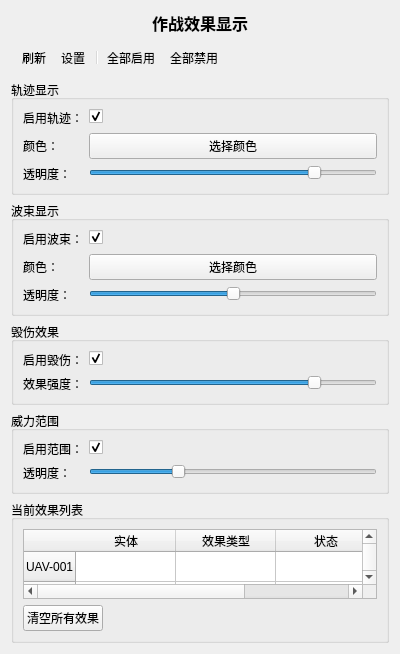
<?xml version="1.0" encoding="UTF-8"?>
<ui version="4.0">
 <class>EffectDisplayWidget</class>
 <widget class="QWidget" name="EffectDisplayWidget">
  <property name="geometry">
   <rect>
    <x>0</x>
    <y>0</y>
    <width>400</width>
    <height>600</height>
   </rect>
  </property>
  <property name="windowTitle">
   <string>效果显示</string>
  </property>
  <layout class="QVBoxLayout" name="verticalLayout">
   <!-- 标题栏 -->
   <item>
    <widget class="QLabel" name="labelTitle">
     <property name="text">
      <string>作战效果显示</string>
     </property>
     <property name="alignment">
      <set>Qt::AlignCenter</set>
     </property>
     <property name="font">
      <font>
       <pointsize>12</pointsize>
       <weight>75</weight>
      </font>
     </property>
    </widget>
   </item>
   <!-- 工具栏 -->
   <item>
    <widget class="QToolBar" name="toolBar">
     <property name="iconSize">
      <size>
       <width>16</width>
       <height>16</height>
      </size>
     </property>
     <addaction name="actionRefresh"/>
     <addaction name="actionSettings"/>
     <addaction name="separator"/>
     <addaction name="actionEnableAll"/>
     <addaction name="actionDisableAll"/>
    </widget>
   </item>
   <!-- 效果控制分组 -->
   <item>
    <widget class="QGroupBox" name="groupBoxTrajectory">
     <property name="title">
      <string>轨迹显示</string>
     </property>
     <layout class="QFormLayout" name="formLayout">
      <item row="0" column="0">
       <widget class="QLabel" name="labelTrajEnable">
        <property name="text">
         <string>启用轨迹：</string>
        </property>
       </widget>
      </item>
      <item row="0" column="1">
       <widget class="QCheckBox" name="checkTrajectory">
        <property name="text">
         <string/>
        </property>
        <property name="checked">
         <bool>true</bool>
        </property>
       </widget>
      </item>
      <item row="1" column="0">
       <widget class="QLabel" name="labelTrajColor">
        <property name="text">
         <string>颜色：</string>
        </property>
       </widget>
      </item>
      <item row="1" column="1">
       <widget class="QPushButton" name="btnTrajColor">
        <property name="text">
         <string>选择颜色</string>
        </property>
       </widget>
      </item>
      <item row="2" column="0">
       <widget class="QLabel" name="labelTrajOpacity">
        <property name="text">
         <string>透明度：</string>
        </property>
       </widget>
      </item>
      <item row="2" column="1">
       <widget class="QSlider" name="sliderTrajOpacity">
        <property name="minimum">
         <number>0</number>
        </property>
        <property name="maximum">
         <number>100</number>
        </property>
        <property name="value">
         <number>80</number>
        </property>
        <property name="orientation">
         <enum>Qt::Horizontal</enum>
        </property>
       </widget>
      </item>
     </layout>
    </widget>
   </item>
   <item>
    <widget class="QGroupBox" name="groupBoxBeam">
     <property name="title">
      <string>波束显示</string>
     </property>
     <layout class="QFormLayout" name="formLayout_2">
      <item row="0" column="0">
       <widget class="QLabel" name="labelBeamEnable">
        <property name="text">
         <string>启用波束：</string>
        </property>
       </widget>
      </item>
      <item row="0" column="1">
       <widget class="QCheckBox" name="checkBeam">
        <property name="text">
         <string/>
        </property>
        <property name="checked">
         <bool>true</bool>
        </property>
       </widget>
      </item>
      <item row="1" column="0">
       <widget class="QLabel" name="labelBeamColor">
        <property name="text">
         <string>颜色：</string>
        </property>
       </widget>
      </item>
      <item row="1" column="1">
       <widget class="QPushButton" name="btnBeamColor">
        <property name="text">
         <string>选择颜色</string>
        </property>
       </widget>
      </item>
      <item row="2" column="0">
       <widget class="QLabel" name="labelBeamOpacity">
        <property name="text">
         <string>透明度：</string>
        </property>
       </widget>
      </item>
      <item row="2" column="1">
       <widget class="QSlider" name="sliderBeamOpacity">
        <property name="minimum">
         <number>0</number>
        </property>
        <property name="maximum">
         <number>100</number>
        </property>
        <property name="value">
         <number>50</number>
        </property>
        <property name="orientation">
         <enum>Qt::Horizontal</enum>
        </property>
       </widget>
      </item>
     </layout>
    </widget>
   </item>
   <item>
    <widget class="QGroupBox" name="groupBoxDamage">
     <property name="title">
      <string>毁伤效果</string>
     </property>
     <layout class="QFormLayout" name="formLayout_3">
      <item row="0" column="0">
       <widget class="QLabel" name="labelDamageEnable">
        <property name="text">
         <string>启用毁伤：</string>
        </property>
       </widget>
      </item>
      <item row="0" column="1">
       <widget class="QCheckBox" name="checkDamage">
        <property name="text">
         <string/>
        </property>
        <property name="checked">
         <bool>true</bool>
        </property>
       </widget>
      </item>
      <item row="1" column="0">
       <widget class="QLabel" name="labelDamageIntensity">
        <property name="text">
         <string>效果强度：</string>
        </property>
       </widget>
      </item>
      <item row="1" column="1">
       <widget class="QSlider" name="sliderDamageIntensity">
        <property name="minimum">
         <number>0</number>
        </property>
        <property name="maximum">
         <number>100</number>
        </property>
        <property name="value">
         <number>80</number>
        </property>
        <property name="orientation">
         <enum>Qt::Horizontal</enum>
        </property>
       </widget>
      </item>
     </layout>
    </widget>
   </item>
   <item>
    <widget class="QGroupBox" name="groupBoxRange">
     <property name="title">
      <string>威力范围</string>
     </property>
     <layout class="QFormLayout" name="formLayout_4">
      <item row="0" column="0">
       <widget class="QLabel" name="labelRangeEnable">
        <property name="text">
         <string>启用范围：</string>
        </property>
       </widget>
      </item>
      <item row="0" column="1">
       <widget class="QCheckBox" name="checkRange">
        <property name="text">
         <string/>
        </property>
        <property name="checked">
         <bool>true</bool>
        </property>
       </widget>
      </item>
      <item row="1" column="0">
       <widget class="QLabel" name="labelRangeOpacity">
        <property name="text">
         <string>透明度：</string>
        </property>
       </widget>
      </item>
      <item row="1" column="1">
       <widget class="QSlider" name="sliderRangeOpacity">
        <property name="minimum">
         <number>0</number>
        </property>
        <property name="maximum">
         <number>100</number>
        </property>
        <property name="value">
         <number>30</number>
        </property>
        <property name="orientation">
         <enum>Qt::Horizontal</enum>
        </property>
       </widget>
      </item>
     </layout>
    </widget>
   </item>
   <!-- 效果状态列表 -->
   <item>
    <widget class="QGroupBox" name="groupBoxList">
     <property name="title">
      <string>当前效果列表</string>
     </property>
     <layout class="QVBoxLayout" name="verticalLayout_2">
      <item>
       <widget class="QTableWidget" name="tableEffects">
        <property name="columnCount">
         <number>3</number>
        </property>
        <attribute name="horizontalHeaderStretchLastSection">
         <bool>true</bool>
        </attribute>
        <column>
         <property name="text">
          <string>实体</string>
         </property>
        </column>
        <column>
         <property name="text">
          <string>效果类型</string>
         </property>
        </column>
        <column>
         <property name="text">
          <string>状态</string>
         </property>
        </column>
        <row>
         <property name="text">
          <string>UAV-001</string>
         </property>
        </row>
        <row>
         <property name="text">
          <string>RAD-01</string>
         </property>
        </row>
        <row>
         <property name="text">
          <string>SAM-01</string>
         </property>
        </row>
       </widget>
      </item>
      <item>
       <layout class="QHBoxLayout" name="horizontalLayout">
        <item>
         <widget class="QPushButton" name="btnClearAll">
          <property name="text">
           <string>清空所有效果</string>
          </property>
         </widget>
        </item>
        <item>
         <spacer name="horizontalSpacer">
          <property name="orientation">
           <enum>Qt::Horizontal</enum>
          </property>
          <property name="sizeHint" stdset="0">
           <size>
            <width>40</width>
            <height>20</height>
           </size>
          </property>
         </spacer>
        </item>
       </layout>
      </item>
     </layout>
    </widget>
   </item>
  </layout>
  <!-- 动作定义 -->
  <action name="actionRefresh">
   <property name="text">
    <string>刷新</string>
   </property>
  </action>
  <action name="actionSettings">
   <property name="text">
    <string>设置</string>
   </property>
  </action>
  <action name="actionEnableAll">
   <property name="text">
    <string>全部启用</string>
   </property>
  </action>
  <action name="actionDisableAll">
   <property name="text">
    <string>全部禁用</string>
   </property>
  </action>
 </widget>
 <resources/>
 <connections/>
</ui>
